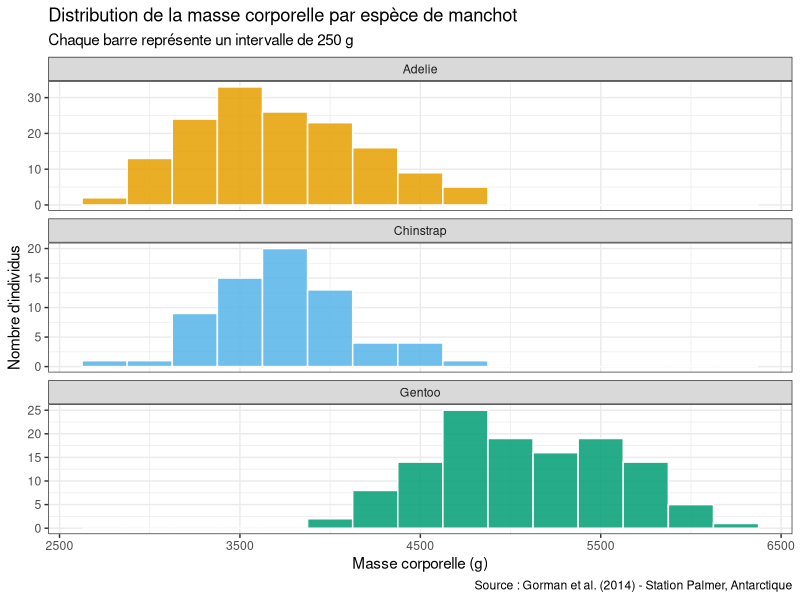
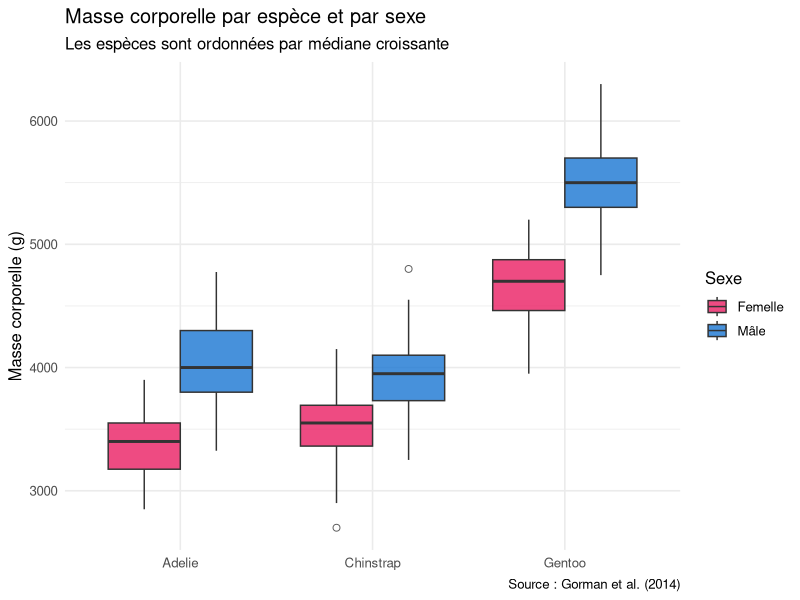
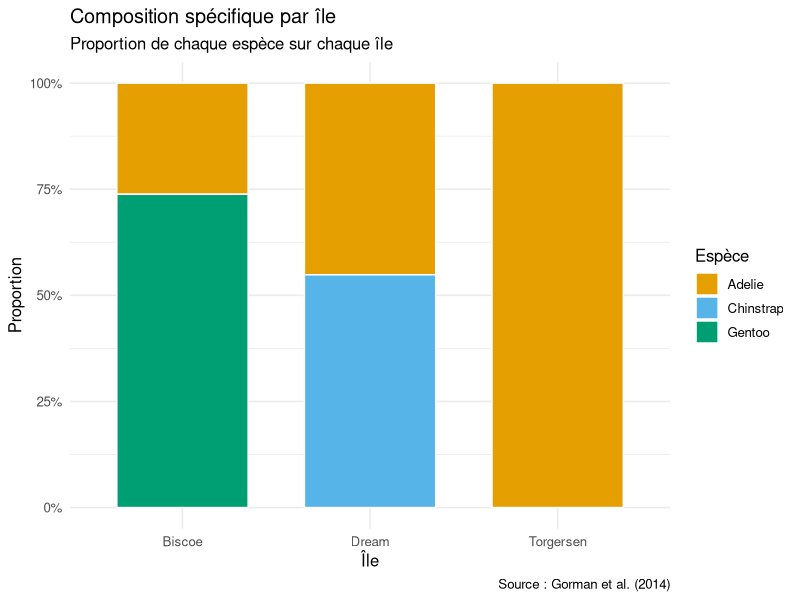
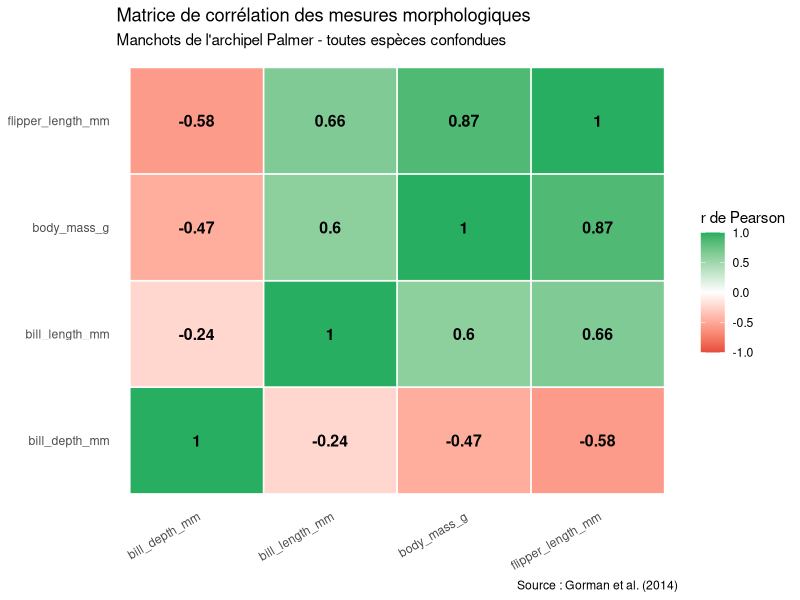

Reproduce these figures in R, in order.
## ---- chunk 1
library(tidyverse)
library(palmerpenguins)
library(skimr)
## ---- chunk 2
# Les données palmerpenguins : 344 manchots de 3 espèces
# observés sur 3 îles de l'archipel Palmer (Antarctique)
data(penguins)

# Vue d'ensemble complète avec skimr
skim(penguins)
## ---- chunk 3
# Vue rapide avec glimpse
glimpse(penguins)
## ---- chunk 4
# Résumé de base
summary(penguins)
## ---- chunk 5
# Masse corporelle moyenne de tous les manchots
mean(penguins$body_mass_g, na.rm = TRUE)
## ---- chunk 6
# Comparaison des moyennes par espèce
penguins %>%
  group_by(species) %>%
  summarise(
    n             = sum(!is.na(body_mass_g)),
    masse_moyenne = round(mean(body_mass_g, na.rm = TRUE), 0),
    .groups = "drop"
  )
## ---- chunk 7
# Exemple avec un petit vecteur
x <- c(3, 7, 2, 9, 4, 1, 6)
sort(x)           # 1 2 3 4 6 7 9
median(x)         # → 4 (valeur centrale)

# Sur les données réelles
median(penguins$body_mass_g, na.rm = TRUE)
## ---- chunk 8
# Comparaison moyenne vs médiane par espèce
# Si moyenne > médiane → distribution asymétrique à droite (queue à droite)
# Si moyenne < médiane → distribution asymétrique à gauche (queue à gauche)
# Si moyenne ≈ médiane → distribution approximativement symétrique
penguins %>%
  group_by(species) %>%
  summarise(
    masse_moy = round(mean(body_mass_g, na.rm = TRUE), 0),
    masse_med = round(median(body_mass_g, na.rm = TRUE), 0),
    asymetrie = round(mean(body_mass_g, na.rm = TRUE) -
                      median(body_mass_g, na.rm = TRUE), 0),
    .groups = "drop"
  )
## ---- chunk 9
# Mode pour une variable qualitative
table(penguins$species)    # Adelie est le mode (la plus fréquente)
table(penguins$island)
## ---- chunk 10
# Fonction pour calculer le mode d'une variable quantitative
mode_stat <- function(x, na.rm = TRUE) {
  if (na.rm) x <- x[!is.na(x)]
  ux <- unique(x)
  ux[which.max(tabulate(match(x, ux)))]
}

mode_stat(penguins$species)
## ---- chunk 11
min(penguins$body_mass_g, na.rm = TRUE)
max(penguins$body_mass_g, na.rm = TRUE)
range(penguins$body_mass_g, na.rm = TRUE)

# Étendue totale
diff(range(penguins$body_mass_g, na.rm = TRUE))
## ---- chunk 12
var(penguins$body_mass_g, na.rm = TRUE)   # Variance (en g²)
sd(penguins$body_mass_g, na.rm = TRUE)    # Écart-type (en g)
## ---- chunk 13
# Comparaison de la dispersion par espèce
penguins %>%
  group_by(species) %>%
  summarise(
    masse_moy = round(mean(body_mass_g, na.rm = TRUE), 0),
    masse_sd  = round(sd(body_mass_g, na.rm = TRUE), 0),
    .groups = "drop"
  )
## ---- chunk 14
# Quartiles
quantile(penguins$body_mass_g, na.rm = TRUE)

# Quantiles personnalisés (percentiles 5%, 10%, 90%, 95%)
quantile(penguins$body_mass_g,
         probs = c(0.05, 0.10, 0.25, 0.50, 0.75, 0.90, 0.95),
         na.rm = TRUE)

# IQR
IQR(penguins$body_mass_g, na.rm = TRUE)
## ---- chunk 15
# Comparaison de la variabilité relative des variables morphologiques
penguins %>%
  select(where(is.numeric)) %>%
  summarise(across(
    everything(),
    list(
      moy = ~ mean(.x, na.rm = TRUE),
      sd  = ~ sd(.x, na.rm = TRUE),
      cv  = ~ round(sd(.x, na.rm = TRUE) / mean(.x, na.rm = TRUE) * 100, 1)
    ),
    .names = "{.col}_{.fn}"
  )) %>%
  pivot_longer(everything(),
               names_to  = c("variable", "stat"),
               names_sep = "_(?=[^_]+$)") %>%
  pivot_wider(names_from = stat, values_from = value) %>%
  arrange(desc(cv))
## ---- chunk 16
# Résumé complet par espèce
penguins %>%
  group_by(species) %>%
  summarise(
    n       = sum(!is.na(body_mass_g)),
    min     = min(body_mass_g, na.rm = TRUE),
    Q1      = quantile(body_mass_g, 0.25, na.rm = TRUE),
    med     = median(body_mass_g, na.rm = TRUE),
    moy     = round(mean(body_mass_g, na.rm = TRUE), 0),
    Q3      = quantile(body_mass_g, 0.75, na.rm = TRUE),
    max     = max(body_mass_g, na.rm = TRUE),
    sd      = round(sd(body_mass_g, na.rm = TRUE), 0),
    IQR     = IQR(body_mass_g, na.rm = TRUE),
    CV_pct  = round(sd(body_mass_g, na.rm = TRUE) /
                    mean(body_mass_g, na.rm = TRUE) * 100, 1),
    .groups = "drop"
  )
## ---- chunk 17
# Fréquences absolues
table(penguins$species)

# Fréquences relatives (proportions)
prop.table(table(penguins$species))

# En pourcentages
round(prop.table(table(penguins$species)) * 100, 1)
## ---- chunk 18
# Tableau croisé (deux variables qualitatives)
table(penguins$species, penguins$island)
## ---- chunk 19
# Version tidyverse plus lisible
penguins %>%
  count(species, island) %>%
  mutate(pct = round(n / sum(n) * 100, 1)) %>%
  arrange(desc(n))
## ---- chunk 20
penguins %>%
  drop_na(body_mass_g) %>%
  ggplot(aes(x = body_mass_g, fill = species)) +
  geom_histogram(
    binwidth = 250,
    color    = "white",
    alpha    = 0.85
  ) +
  scale_fill_manual(values = c("#E69F00", "#56B4E9", "#009E73")) +
  facet_wrap(~ species, ncol = 1, scales = "free_y") +
  labs(
    title   = "Distribution de la masse corporelle par espèce de manchot",
    subtitle = "Chaque barre représente un intervalle de 250 g",
    x       = "Masse corporelle (g)",
    y       = "Nombre d'individus",
    fill    = "Espèce",
    caption = "Source : Gorman et al. (2014) - Station Palmer, Antarctique"
  ) +
  theme_bw(base_size = 11) +
  theme(legend.position = "none")
## ---- chunk 21
penguins %>%
  drop_na(sex, body_mass_g) %>%
  mutate(
    species = fct_reorder(species, body_mass_g, .fun = median),
    sex_fr  = recode(sex, "male" = "Mâle", "female" = "Femelle")
  ) %>%
  ggplot(aes(x = species, y = body_mass_g, fill = sex_fr)) +
  geom_boxplot(
    outlier.shape  = 21,
    outlier.size   = 2,
    outlier.fill   = "white",
    alpha          = 0.8,
    position       = position_dodge(width = 0.75)
  ) +
  scale_fill_manual(values = c("Femelle" = "#e91e63", "Mâle" = "#1976d2")) +
  labs(
    title   = "Masse corporelle par espèce et par sexe",
    subtitle = "Les espèces sont ordonnées par médiane croissante",
    x       = NULL,
    y       = "Masse corporelle (g)",
    fill    = "Sexe",
    caption = "Source : Gorman et al. (2014)"
  ) +
  theme_minimal(base_size = 12)
## ---- chunk 22
penguins %>%
  count(species, island) %>%
  ggplot(aes(x = island, y = n, fill = species)) +
  geom_col(position = "fill", color = "white", width = 0.7) +
  scale_y_continuous(labels = scales::percent) +
  scale_fill_manual(values = c("#E69F00", "#56B4E9", "#009E73")) +
  labs(
    title   = "Composition spécifique par île",
    subtitle = "Proportion de chaque espèce sur chaque île",
    x       = "Île",
    y       = "Proportion",
    fill    = "Espèce",
    caption = "Source : Gorman et al. (2014)"
  ) +
  theme_minimal(base_size = 12)
## ---- chunk 23
penguins %>%
  select(bill_length_mm, bill_depth_mm, flipper_length_mm, body_mass_g) %>%
  drop_na() %>%
  cor() %>%
  as.data.frame() %>%
  rownames_to_column("var1") %>%
  pivot_longer(-var1, names_to = "var2", values_to = "r") %>%
  ggplot(aes(x = var1, y = var2, fill = r)) +
  geom_tile(color = "white", linewidth = 0.5) +
  geom_text(aes(label = round(r, 2)), size = 4, fontface = "bold") +
  scale_fill_gradient2(
    low      = "#e74c3c",
    mid      = "white",
    high     = "#27ae60",
    midpoint = 0,
    limits   = c(-1, 1),
    name     = "r de Pearson"
  ) +
  labs(
    title   = "Matrice de corrélation des mesures morphologiques",
    subtitle = "Manchots de l'archipel Palmer - toutes espèces confondues",
    x       = NULL, y = NULL,
    caption = "Source : Gorman et al. (2014)"
  ) +
  theme_minimal(base_size = 11) +
  theme(
    axis.text.x = element_text(angle = 30, hjust = 1),
    panel.grid  = element_blank()
  )
